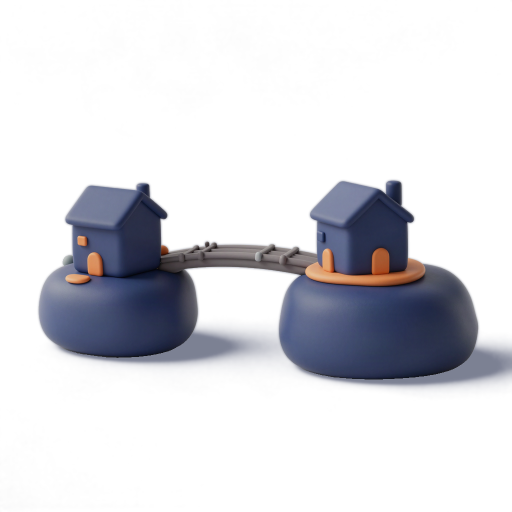
#> input picture hindukush/web/assets/img/bridge.png, 1024 x 1024 px (shown at 1/2 size)
$ python -i cutout.py   (imports and definitions only)
#> lines starting #> are read from the running program, lines starting #| are printed output that depends on the picture; after the words box and inside, x2 and y2 are one past the last pixel; in counts of white or black regions, pixels touching at a corner belong together
"""Cuts the Higgsfield clay icons out of their light-grey studio backdrop.
Object matte = rembg isnet, hardened; backdrop = quadratic colour field fitted to the border strip; the soft contact shadow is kept as a translucent navy shadow.
hf/raw/*.png → web/assets/img/<name>.png (RGBA, 1024 px)"""
import glob, os, sys, numpy as np
from PIL import Image
from scipy import ndimage as ndi
from rembg import remove, new_session
# [1 line that did not run here, left out]
# [1 line not run here, left out]
def run(f):
#> called with f = '../web/assets/img/bridge.png'
    im = Image.open(f).convert('RGB').resize((1024, 1024), Image.LANCZOS)
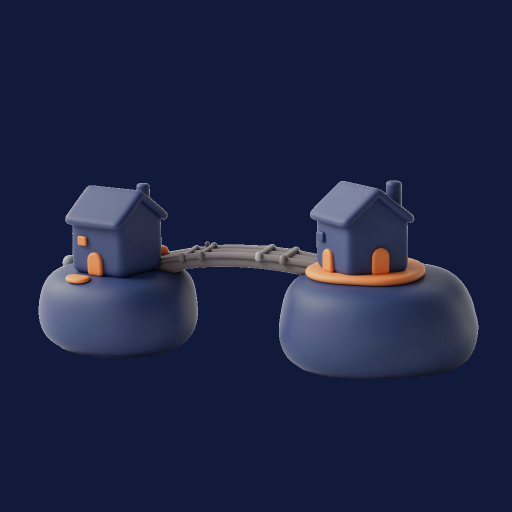
#> im: PIL image 1024x1024 RGB (shown at 1/2 size); mean R, G, B 29.3, 36.2, 68
    p = np.asarray(im, np.float32); H, W, _ = p.shape
#> after `H, W, _ = p.shape`: H = 1024; W = 1024
    yy, xx = np.mgrid[0:H, 0:W] / np.array([H, W])[:, None, None]
    b = int(0.05 * W)
#> b = 51
    m = np.zeros((H, W), bool); m[:b] = m[-b:] = True; m[:, :b] = m[:, -b:] = True
    A = np.stack([np.ones(m.sum()), xx[m], yy[m], xx[m] ** 2, yy[m] ** 2, xx[m] * yy[m]], 1)
    Af = np.stack([np.ones(H * W), xx.ravel(), yy.ravel(), xx.ravel() ** 2, yy.ravel() ** 2, (xx * yy).ravel()], 1)
    bg = np.zeros_like(p)
    for c in range(3):
        coef, *_ = np.linalg.lstsq(A, p[..., c][m], rcond=None)
        bg[..., c] = (Af @ coef).reshape(H, W)
#> this loop made 3 passes
#> coef on passes 1 to 3: [18, 5.9e-15, 5.89e-15, -6.63e-15, -6.64e-15, -4.8e-15], [26, 2.48e-14, 2.46e-14, -2.32e-14, -2.34e-14, -1.13e-14], [60, 2.81e-14, 2.81e-14, -1.97e-14, -1.97e-14, -1.52e-14]
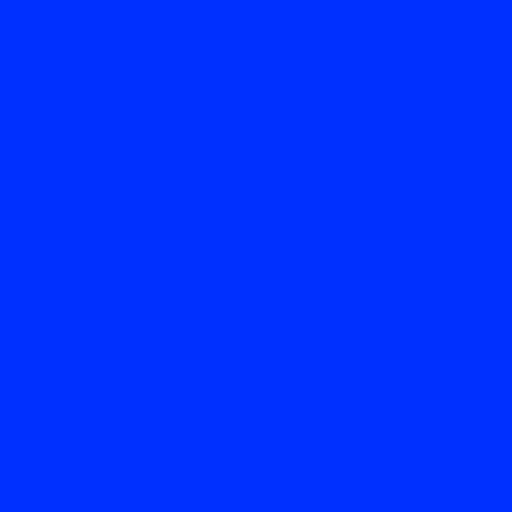
#> bg: shape (1024, 1024, 3) float32 (shown at 1/2 size); mean R, G, B 18, 26, 60; drawn with min black and max white
    d = np.abs(p - bg).max(-1)
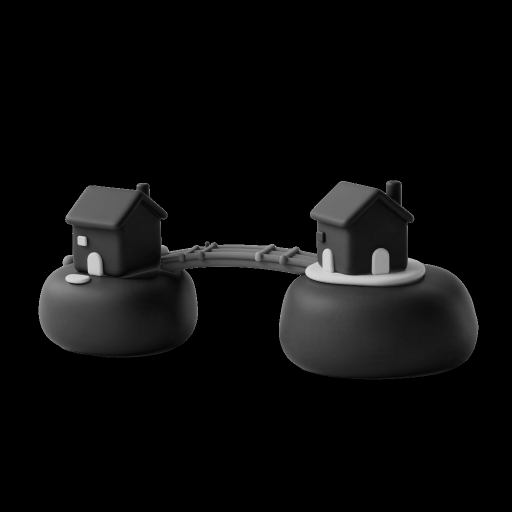
#> d: shape (1024, 1024) float32 (shown at 1/2 size); min 0, max 219, mean 11.7
    lum, blum = p.mean(-1), bg.mean(-1)
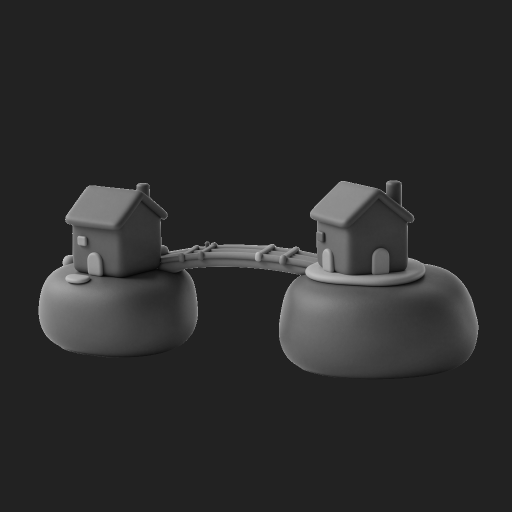
#> lum: shape (1024, 1024) float32 (shown at 1/2 size); min 3.33, max 217, mean 44.5
#> blum: shape (1024, 1024) float32; every value is 34.67
    dark = np.clip(blum - lum, 0, None)
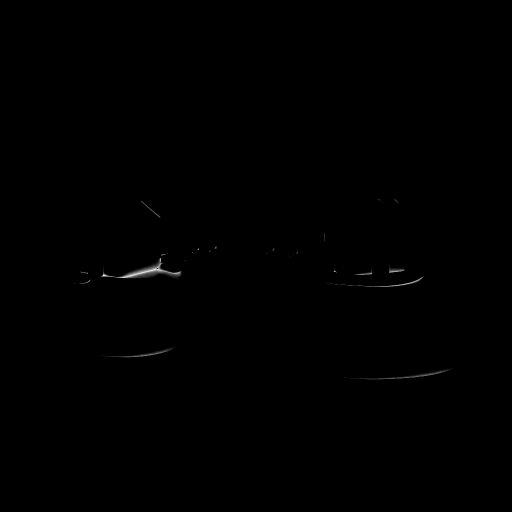
#> dark: shape (1024, 1024) float32 (shown at 1/2 size); min 0, max 31.33, mean 0; drawn with min black and max white
    # chroma difference ignores pure shading (shadows are darker but same hue)
    chroma = np.abs((p - lum[..., None]) - (bg - blum[..., None])).max(-1)
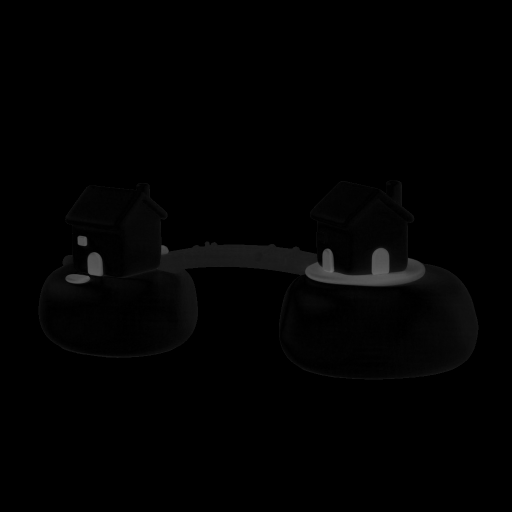
#> chroma: shape (1024, 1024) float32 (shown at 1/2 size); min 0, max 114.7, mean 2.1
    low = (d < 12) | ((chroma < 7) & (dark > 3) & (dark < 70) & (lum > 95))
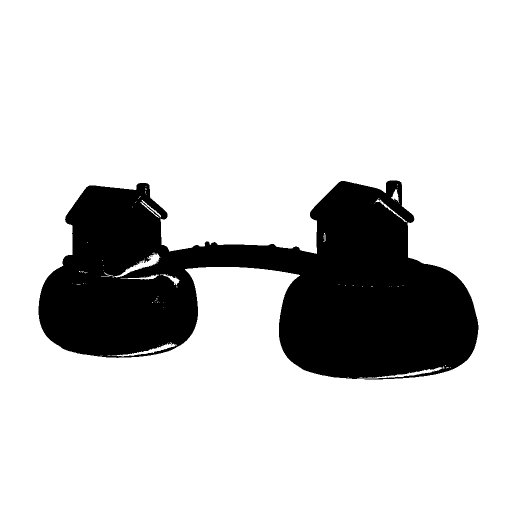
#> low: shape (1024, 1024) bool (shown at 1/2 size); 81.1% white; 9 black regions (8 under 20 px), largest, box (x1, y1, x2, y2) and area: (77, 361, 957, 759) 198440
    # object mask: rembg (isnet) matte, hardened so pale clay parts stay opaque, holes filled
#> (the run stopped early here; a loop or call above may not have finished)

$ run again, on hindukush/web/assets/img/domino.png
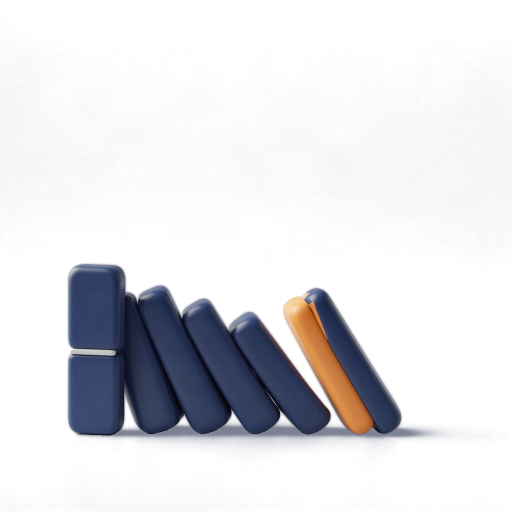
#> input picture hindukush/web/assets/img/domino.png, 1024 x 1024 px (shown at 1/2 size)
#> in run, `im = Image.open(f).convert('RGB').resize((1024, 1024), Image.LANCZOS)`:
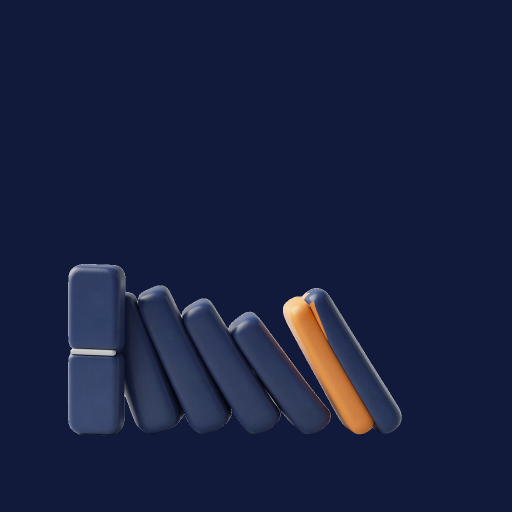
#> im: PIL image 1024x1024 RGB (shown at 1/2 size); mean R, G, B 25.4, 32.3, 64.2
#> the loop in run, `for c in range(3):` made 3 passes
#> coef on passes 1 to 3: [18, 5.9e-15, 5.89e-15, -6.63e-15, -6.64e-15, -4.8e-15], [26, 2.48e-14, 2.46e-14, -2.32e-14, -2.34e-14, -1.13e-14], [60, 2.81e-14, 2.81e-14, -1.97e-14, -1.97e-14, -1.52e-14]
#> blum: shape (1024, 1024) float32; every value is 34.67
#> in run, `low = (d < 12) | ((chroma < 7) & (dark > 3) & (dark < 70) & (lum > 95))`:
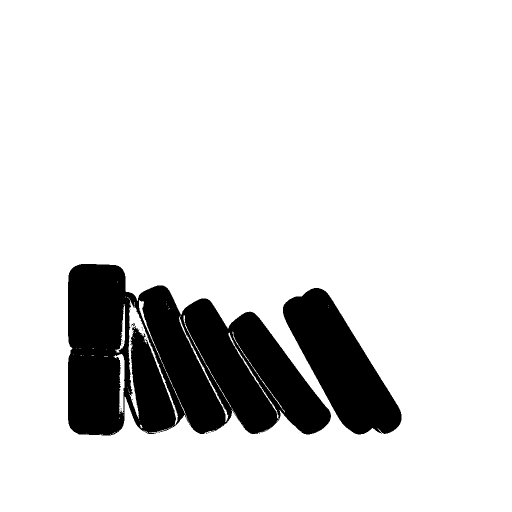
#> low: shape (1024, 1024) bool (shown at 1/2 size); 85.9% white; 21 black regions (18 under 20 px), largest, box (x1, y1, x2, y2) and area: (136, 528, 662, 871) 114733, (566, 576, 803, 869) 33336, (263, 647, 270, 653) 22
